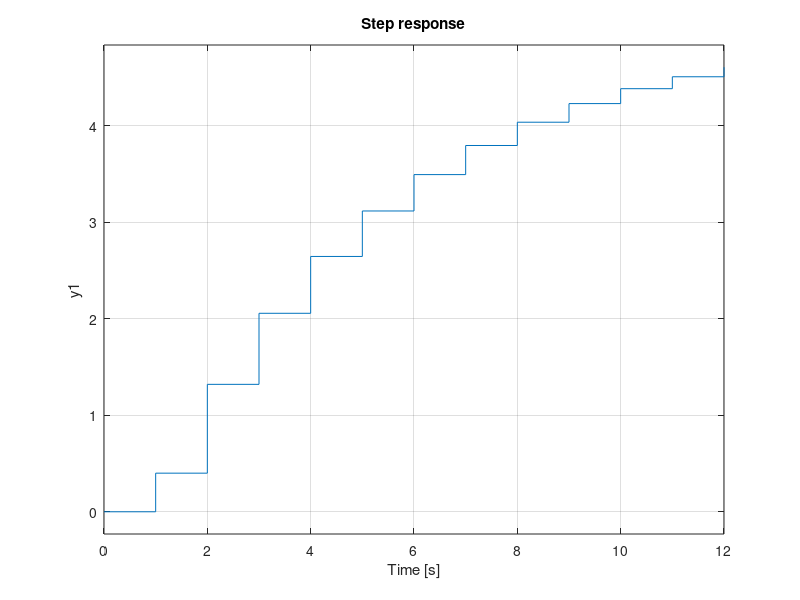

Reproduce this figure in MATLAB. (Note: this script raises an error after producing the figure.)

clear;
clc;
close all;


d = 0; % plant delay
B = [0.0281, 0.1278, 0.0513, 0.0013];
B = [0.4, 0.6];

A = [1, -1.2254, 0.5711, -0.3507, 0.005];
A = [1, -0.8];


figure();
subplot(4, 5, 1);
plant_tf = tf(B, [A, zeros(1, d+1)], -1);
pzmap(plant_tf);
title("Plant Poles and Zeros");

subplot(4, 5, 5+1);
step(plant_tf, 12);
grid on
title("Step response");


C = [1];
D = [1, -1];

h_p = zeros(1, 4);
h_i = zeros(1, 4);
h_c = zeros(1, 4);
l = zeros(1, 4);

% property 1 (Minimal Variance Control)
% h_p = h_i = plant_delay + 1
% h_c = 1
% l = 0
h_p(1) = d + 1;
h_i(1) = d + 1;
h_c(1) = 1;
l(1) = 0;

% property 2 (One step Ahead Predictive Control)
% h_p = h_i = plant_delay + 1
% h_c = 1
% l != 0
h_p(2) = d + 1;
h_i(2) = d + 1;
h_c(2) = 1;
l(2) = 0.9; % not 0

% property 3 (Pole placement)
% h_c = order(A) + order(D)
% h_i = order(B) + plant_delay + 1
% h_p > h_i + h_c
% l = 0
h_c(3) = length(A) + length(D) - 2;
h_i(3) = length(B) + d;
h_p(3) = h_i(3) + h_c(3);
l(3) = 0;

% property 4 (Internal Model Control)
% h_p -> inf (100+)
% h_c = 1
% h_i = plant_delay + 1
% l = 0
% D = 1 - q^-1
h_p(4) = 10;
h_i(4) = d + 1;
h_c(4) = h_p(4) - h_i(4);
l(4) = 0;

N = 2;

% N1 = start prediction
% N2 = end prediction

 %h_i(1) = d+1;
 %h_p(1) = d+N+1;
 %h_c(1) = N+1;
 %l(1) = 0.1;
%
 %h_i(2) = d+2;
 %h_p(2) = d+N+1;
 %h_c(2) = N;
 %l(2) = 0.5;
%
 %h_i(3) = d+3;
 %h_p(3) = d+N+1;
 %h_c(3) = N-1;
 %l(3) = 0.9;

for i = 1:4

    E_ges = zeros(h_c(i), h_c(i));
    F_size = length(A) + length(D)-2;
    F_ges = zeros(h_c(i), F_size);
    G_ges = zeros(h_c(i), h_c(i));
    H_size = length(C);
    H_ges = zeros(h_c(i), H_size);

    for j = h_i(i):h_p(i)
        [E, F] = PolyDiv(C, conv(A, D), j);
        E_ges(j-h_i(i)+1, 1:length(E)) = E;
        F_ges(j-h_i(i)+1, 1:length(F)) = F;

        [G, H] = PolyDiv(conv(B, E), C, j);
        G_ges(j-h_i(i)+1, 1:length(G)) = G;
        H_ges(j-h_i(i)+1, 1:length(H)) = H;
    end

    disp("E_ges:")
    disp(E_ges)
    disp("F_ges:")
    disp(F_ges)
    disp("G_ges:")
    disp(G_ges)
    disp("H_ges:")
    disp(H_ges)

    % psi:
    % [g_0_0,       0,      0,      0]
    % [g_1_1,   g_1_0,      0,      0]
    % [g_2_2,   g_2_1,  g_2_0,      0]
    % [g_3_3,   g_3_2,  g_3_1,  g_3_0]
    
    psi = zeros(h_c(i), h_c(i));
    
    for j = h_i(i):h_p(i)
        psi(j-h_i(i)+1, min(j, h_c(i)):-1:1) = G_ges(j-h_i(i)+1, max(1, j - h_c(i) + 1):j);
    end
    
    disp("psi:")
    disp(psi)
    
    gamma = (psi' * psi + l(i) * eye(h_c(i))) \ psi';
    gamma = gamma(1, :);
    
    disp("gamma:")
    disp(gamma)
    
    
    % R * y + S * u = T * y_s
    % see https://www.mathworks.com/help/sps/ref/rstcontroller.html#d126e252765
    
    % R = sum(j = [0, ..., h_c])(gamma_j * F_j)
    R = zeros(1, length(F_ges(1, :)));
    for j = 1:h_c(i)
        R = R + gamma(j) * F_ges(j, :);
    end
    
    % S = D * { C + sum(j = [0, ..., h_c])(gamma_j * H_j-d) * q^-1}
    %   = D * C + D * sum(j = [0, ..., h_c])(gamma_j * H_j-d) * q^-1
    
    S1 = conv(D, C);
    S2 = zeros(1, length(H_ges(1,:)));
    for j = 1:h_c(i)
        S2 = S2 + gamma(j) * H_ges(j, :);
    end
    S2 = conv(D, S2);
    S2 = [0, S2];
    if length(S1) < length(S2)
        S1 = [S1, zeros(1, length(S2) - length(S1))];
    else
        S2 = [S2, zeros(1, length(S1) - length(S2))];
    end
    S = S1 + S2;
    
    % T = C * sum(j = [0, ..., h_c])(gamma_j * q^-j)
    T = C * gamma;
    
    disp("R:")
    disp(R)
    disp("S:")
    disp(S)
    disp("T:")
    disp(T)
    
    % p_c = A * S + B * R * q^(-d-1)
    p_c1 = conv(A, S);
    p_c2 = [zeros(1, d+1), conv(B, R)];
    if length(p_c1) < length(p_c2)
        p_c1 = [p_c1, zeros(1, length(p_c2) - length(p_c1))];
    else
        p_c2 = [p_c2, zeros(1, length(p_c1) - length(p_c2))];
    end
    p_c = p_c1 + p_c2;
    
    
    y_ys = tf(conv(B, T), [p_c, zeros(1, d)], -1);
    y_vy = tf(conv(A, S), p_c, -1);                               % Sensitivity function
    y_vu = tf(conv(B, S), [p_c, zeros(1, d+1)], -1);     % Sensitivity function x System
    y_n  = tf(conv(B, R), [p_c, zeros(1, d+1)], -1);     % Complementary sensitivity function
    
    u_ys =   tf(conv(A, T), p_c, -1);
    u_vy = - tf(conv(A, R), p_c, -1);                         % Sensitivity function x Controller
    u_vu =   tf(conv(B, R), [p_c, zeros(1, d+1)], -1);                           % Sensitivity function
    u_n  = - tf(conv(A, R), p_c, -1);                         % Sensitivity function x Controller
    
    subplot(4,5, i+1);
    pzmap(y_ys);
    title("Poles and Zeros Y/Y*");
    
    subplot(4,5, i+1 +5);
    step(y_ys, 50);
    hold on;
    step(u_ys, 50);
    grid on;
    title("Step response Y/Y* and U/Y*");
    xlabel("Time");
    ylabel("Amplitude");
    ylim([-0.2, 1.2]);
    
    
    
    
    
    
    
    





































end


















































































































































